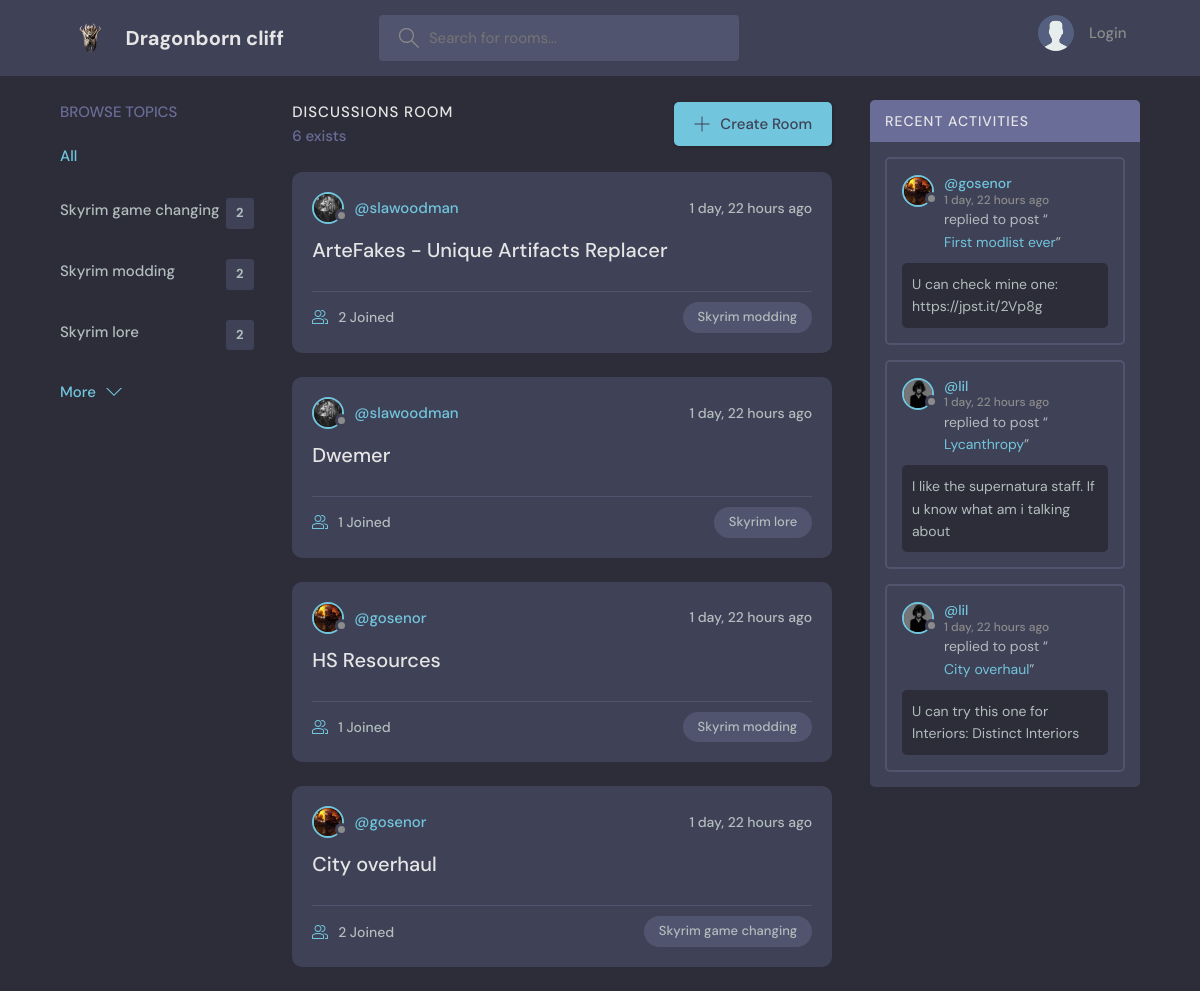
The page / on the database its author committed.
### base/models.py (models this page shows, shortened)
class Topic(models.Model):
    name = models.CharField(max_length=200)

class Room(models.Model):
    host = models.ForeignKey(User, on_delete=models.SET_NULL, null=True)
    topic = models.ForeignKey(Topic, on_delete=models.SET_NULL, null=True)
    name = models.CharField(max_length=200)
    describe = models.TextField(null=True, blank=True)
    participants = models.ManyToManyField(User, related_name='participants', blank=True)
    update = models.DateTimeField(auto_now=True)
    create = models.DateTimeField(auto_now_add=True)
    class Meta:
        ordering = ['-update', '-create']
    def __str__(self):
        return self.name

class User(AbstractUser):
    name = models.CharField(max_length=200, null=True)
    email = models.EmailField(unique=True, null=True)
    bio = models.TextField(null=True)
    avatar = models.ImageField(null=True, default='avatar.svg')
    USERNAME_FIELD = 'email'
    REQUIRED_FIELDS = []

class Messange(models.Model):
    user = models.ForeignKey(User, on_delete=models.CASCADE)
    room = models.ForeignKey(Room, on_delete=models.CASCADE)
    body = models.TextField()
    update = models.DateTimeField(auto_now=True)
    create = models.DateTimeField(auto_now_add=True)
    class Meta:
        ordering = ['-update', '-create']

### base/views.py (the view)
# urls.py: path('', views.home, name='home'),
def home(request):
    q = request.GET.get('q') if request.GET.get('q') != None else ''
    rooms = Room.objects.filter(
        Q(topic__name__icontains=q) |
        Q(name__icontains=q) |
        Q(describe__icontains=q)
    )
    topics = Topic.objects.all()[0:5]
    room_count = rooms.count()
    room_messages = Messange.objects.filter(
        Q(room__topic__name__icontains=q))[0:3]
    context = {'rooms': rooms[:4], 'topics': topics,
               'room_count': room_count, 'room_messages': room_messages}
    return render(request, 'base/home.html', context)

### base/templates/base/home.html (shortened to what this page needs)
{% extends 'main.html' %}
{% block content %}
  <main class="layout layout--3">
      <div class="container">
        {% include 'base/topic_component.html' %}
        <div class="roomList">
          <div class="roomList__header">
            <div>
              <h2>Discussions Room</h2>
              <p>{{room_count}} exists</p>
            </div>
            <a class="btn btn--main" href="{% url 'create-room' %}">
              <svg version="1.1" xmlns="http://www.w3.org/2000/svg" width="32" height="32" viewBox="0 0 32 32">
                <title>add</title>
                <path
                  d="M16.943 0.943h-1.885v14.115h-14.115v1.885h14.115v14.115h1.885v-14.115h14.115v-1.885h-14.115v-14.115z"
                ></path>
              </svg>
              Create Room
            </a>
          </div>
          {% include 'base/feed_component.html' %}
        </div>
        {% include 'base/activity_component.html' %}
      </div>
  </main>
{% endblock %}

### base/templates/base/topic_component.html
<div class="topics">
    <div class="topics__header">
      <h2>Browse Topics</h2>
    </div>
    <ul class="topics__list">
      <li>
        <a href="{% url 'home' %}" class="active">All</a>
      </li>
      {% for topic in topics %}
      <li>
        <a href="{% url 'home'%}?q={{topic.name}}">{{topic.name}}<span>{{topic.room_set.all.count}}</span></a>
      </li>
      {% endfor %}
    </ul>
    <a class="btn btn--link" href="{% url 'topics' %}">
      More
      <svg version="1.1" xmlns="http://www.w3.org/2000/svg" width="32" height="32" viewBox="0 0 32 32">
        <title>chevron-down</title>
        <path d="M16 21l-13-13h-3l16 16 16-16h-3l-13 13z"></path>
      </svg>
    </a>
</div>

### base/templates/base/feed_component.html (shortened to what this page needs)
{% for room in rooms %}
<div class="roomListRoom">
    <div class="roomListRoom__header">
      <a href="{% url 'user-profile' room.host.id %}" class="roomListRoom__author">
        <div class="avatar avatar--small">
          <img src="{{room.host.avatar.url}}" />
        </div>
        <span>@{{room.host.username}}</span>
      </a>
      <div class="roomListRoom__actions">
        <span>{{room.create|timesince}} ago </span>
      </div>
    </div>
    <div class="roomListRoom__content">
      <a href="{% url 'room' room.id %}">{{room.name}}</a>
    </div>
    <div class="roomListRoom__meta">
      <a href="{% url 'room' room.id%}" class="roomListRoom__joined">
        {{room.participants.all.count}} Joined
      </a>
      <p class="roomListRoom__topic">{{room.topic.name}}</p>
    </div>
</div>
{% endfor %}

### base/templates/base/activity_component.html (shortened to what this page needs)
<div class="activities">
          <div class="activities__header">
            <h2>Recent Activities</h2>
          </div>
        {% for message in room_messages %}
          <div class="activities__box">
            <div class="activities__boxHeader roomListRoom__header">
              <a href="{% url 'user-profile' message.user.id %}" class="roomListRoom__author">
                <div class="avatar avatar--small">
                  <img src="{{message.user.avatar.url}}" />
                </div>
                <p>
                  @{{message.user.username}}
                  <span>{{message.create|timesince}} ago</span>
                </p>
              </a>
            </div>
            <div class="activities__boxContent">
              <p>replied to post “<a href="{% url 'room' message.room.id %}">{{message.room}}</a>”</p>
              <div class="activities__boxRoomContent">
                {{message.body}}
              </div>
            </div>
          </div>
        {% endfor %}
</div>

### rows shown on the page
Topic: name "Skyrim game changing", room_set.all.count "2"
Topic: name "Skyrim modding", room_set.all.count "2"
Topic: name "Skyrim lore", room_set.all.count "2"
Room: host.avatar (picture), host.username "slawoodman", create "1 day, 22 hours", name "ArteFakes - Unique Artifacts Replacer", participants.all.count "2", topic.name "Skyrim modding"
Room: host.avatar (picture), host.username "slawoodman", create "1 day, 22 hours", name "Dwemer", participants.all.count "1", topic.name "Skyrim lore"
Room: host.avatar (picture), host.username "gosenor", create "1 day, 22 hours", name "HS Resources", participants.all.count "1", topic.name "Skyrim modding"
Room: host.avatar (picture), host.username "gosenor", create "1 day, 22 hours", name "City overhaul", participants.all.count "2", topic.name "Skyrim game changing"
Messange: user.avatar (picture), user.username "gosenor", create "1 day, 22 hours", room "First modlist ever", body "U can check mine one: https://jpst.it/2Vp8g"
Messange: user.avatar (picture), user.username "lil", create "1 day, 22 hours", room "Lycanthropy", body "I like the supernatura staff. If u know what am i talking about"
Messange: user.avatar (picture), user.username "lil", create "1 day, 22 hours", room "City overhaul", body "U can try this one for Interiors: Distinct Interiors"

### other values the page prints
{{ room_count }} "6"
